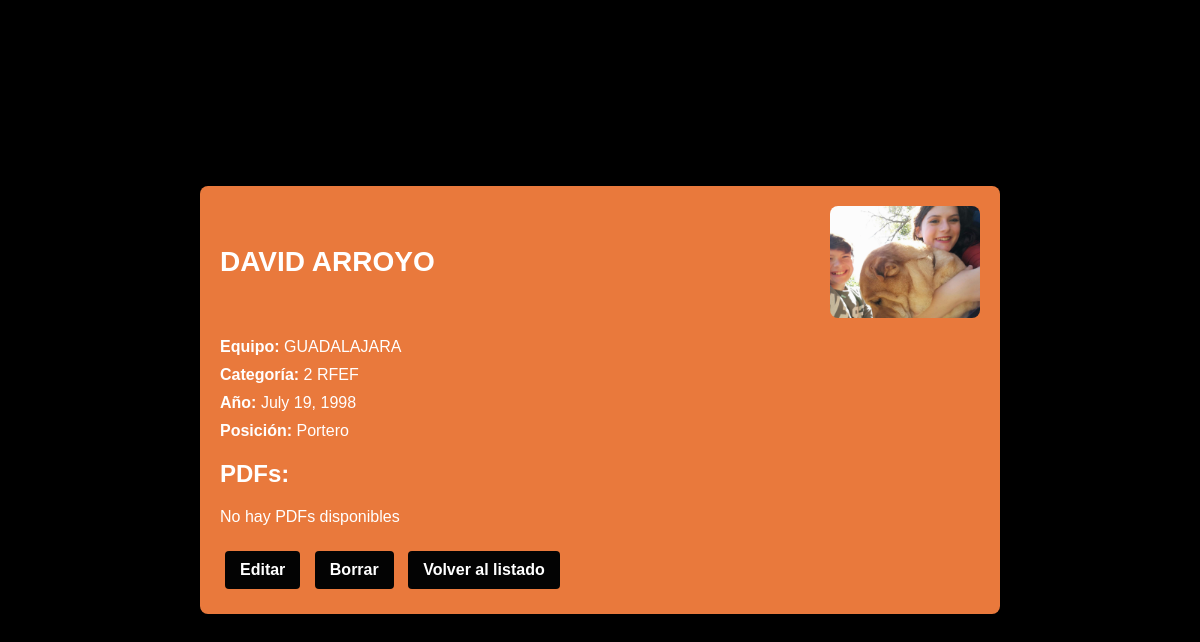
/player/7/ (signed in), run on the app's committed database.
### myapp/models.py (models this page shows, shortened)
class Player(models.Model):
    nombre = models.CharField(max_length=200, unique=True)
    equipo = models.CharField(max_length=100)
    categoria = models.CharField(max_length=50, null=True)
    ano = models.DateField()
    posicion= models.CharField(max_length=100)
    pdfes = models.ManyToManyField('Pdf', blank=True, related_name='players')  # Especificar un nombre de relación inversa
    cover_image = models.ImageField(upload_to='covers/', blank=True, null=True)

### myapp/views.py (the view)
# urls.py: path('player/<int:pk>/', views.player_detail, name='player_detail'),
@login_required
def player_detail(request, pk):
    player = get_object_or_404(Player, pk=pk)
    return render(request, 'player_detail.html', {'player': player})

### myapp/templates/player_detail.html (shortened to what this page needs)
<!DOCTYPE html>
<html>
<head>
    {% load static %}
    <link rel="stylesheet" type="text/css" href="{% static 'css/player_detail.css' %}">
</head>
<body>
    <div class="container">
        <div class="player-header">
            <h1>{{ player.nombre }}</h1>
            {% if player.cover_image %}
                <img src="{{ player.cover_image.url }}" alt="Cover Image" class="cover-image">
            {% endif %}
        </div>
        <div class="player-info">
            <p><strong>Equipo:</strong> {{ player.equipo }}</p>
            <p><strong>Categoría:</strong> {{ player.categoria }}</p>
            <p><strong>Año:</strong> {{ player.ano }}</p>
            <p><strong>Posición:</strong> {{ player.posicion }}</p>
        </div>
        <h2>PDFs:</h2>
        <ul class="pdf-list">
            {% for pdf in player.pdfs.all %}
                <li>
                    <a href="{{ pdf.file.url }}" target="_blank">{{ pdf.file.name }}</a>
                </li>
            {% empty %}
                <li>No hay PDFs disponibles</li>
            {% endfor %}
        </ul>
        <div class="actions">
            <a href="{% url 'player_update' player.pk %}" class="btn">Editar</a>
            <a href="{% url 'player_delete' player.pk %}" class="btn">Borrar</a>
            <a href="{% url 'player_list' %}" class="btn">Volver al listado</a>
        </div>
    </div>
</body>
</html>

### static/css/player_detail.css (style rules this page uses)
body { font-family: 'Inria Sans', Arial, sans-serif; background-color: #000000; color: #ffffff; margin: 0; padding: 0; display: flex; justify-content: center; align-items: center; height: 100vh; }
.container { background-color: #e9793c; padding: 20px; border-radius: 8px; box-shadow: 0px 4px 12px rgba(0, 0, 0, 0.1); width: 90%; max-width: 800px; box-sizing: border-box; }
.player-header { display: flex; align-items: center; margin-bottom: 20px; }
.player-header h1 { margin: 0; font-size: 28px; color: #ffffff; flex: 1; }
.cover-image { border-radius: 8px; max-width: 150px; max-height: 350px; margin-left: 20px; }
.player-info { margin-bottom: 20px; }
.player-info p { margin: 10px 0; }
.pdf-list { list-style-type: none; padding: 0; }
.pdf-list li { margin: 10px 0; }
.actions { margin-top: 20px; }
.btn { display: inline-block; background-color: #030303; color: #ffffff; padding: 10px 15px; margin: 5px; border-radius: 4px; text-decoration: none; font-weight: 700; }

### data on the page
Player: nombre "DAVID ARROYO", cover_image (picture), equipo "GUADALAJARA", categoria "2 RFEF", ano "July 19, 1998", posicion "Portero"
